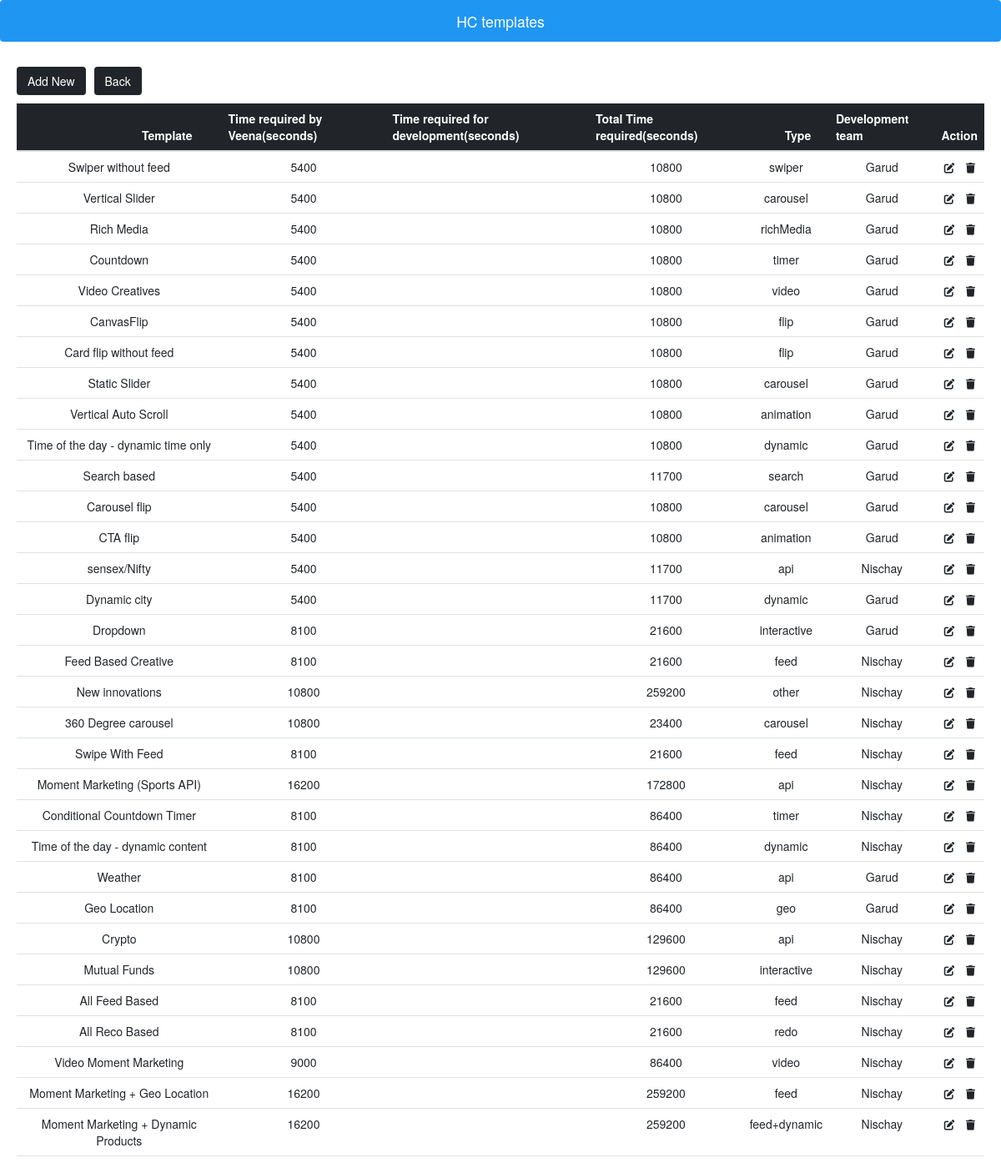
The app's page /tracker_update/index.php with its own data.
### tables this page shows
CREATE TABLE `hc_templates` (
  `sno` int(11) NOT NULL,
  `template` varchar(255) NOT NULL,
  `time_req_veena` int(100) NOT NULL,
  `time_req` int(100) NOT NULL,
  `type` varchar(255) NOT NULL,
  `development_assign` varchar(100) NOT NULL
);

### tracker_update/index.php (the view, shortened to what this page needs)
<!DOCTYPE html>
<html lang="en">
<head>
<link href="https://cdn.jsdelivr.net/npm/bootstrap@5.2.1/dist/css/bootstrap.min.css" rel="stylesheet">
<link rel="stylesheet" href="https://cdnjs.cloudflare.com/ajax/libs/font-awesome/6.2.0/css/all.min.css" />
</head>
<body>
<nav class="navbar navbar-light justify-content-center fs-3 mb-5" style="background-color:#2096f3;color:#fff">
HC templates
</nav>
<div style="margin:0 20px ">
    <a href="add_new.php" class="btn btn-dark mb-3">Add New</a><a href="../admin.php" style="margin-left:10px;" class="btn btn-dark mb-3">Back</a>
    <table class="table table-hover text-center">
  <thead class="table-dark">
    <tr>
      <th style="padding-left:150px">Template</th>
      <th>Time required by Veena(seconds)</th>
      <th>Time required for development(seconds)</th>
      <th>Total Time required(seconds)</th>
      <th style="padding-left:50px">Type</th>
      <th>Development team</th>
      <th>Action</th>
    </tr>
  </thead>
  <tbody>
    <?php
    include "../conn.php";
        $sql="SELECT * FROM `hc_templates`";
        $result=mysqli_query($connectDB,$sql);
        while($row=mysqli_fetch_assoc($result)){
            ?>
      <tr>
       <td><?php echo $row['template']?></td>
       <td><?php echo $row['time_req_veena']?></td>
       <td><?php echo $row['time_req_dev']?></td>
       <td><?php echo $row['time_req']?></td>
       <td><?php echo $row['type']?></td>
       <td><?php echo $row['development_assign']?></td>
      <td>
        <a href="edit.php?sno=<?php  echo $row['sno']?>" class="link-dark"><i class="fa-solid fa-pen-to-square fs-5 me-3"></i></a>
        <a href="delete.php?sno=<?php  echo $row['sno']?>" class="link-dark"><i class="fa-solid fa-trash fs-5"></i></a>
      </td>
    </tr>
    <?php
        }
    ?>
  </tbody>
</table>
</div>
</body>
</html>

### records on screen
hc_templates: template "Swiper without feed", time_req_veena "5400", time_req "10800", type "swiper", development_assign "Garud"
hc_templates: template "Vertical Slider", time_req_veena "5400", time_req "10800", type "carousel", development_assign "Garud"
hc_templates: template "Rich Media", time_req_veena "5400", time_req "10800", type "richMedia", development_assign "Garud"
hc_templates: template "Countdown", time_req_veena "5400", time_req "10800", type "timer", development_assign "Garud"
hc_templates: template "Video Creatives", time_req_veena "5400", time_req "10800", type "video", development_assign "Garud"
hc_templates: template "CanvasFlip", time_req_veena "5400", time_req "10800", type "flip", development_assign "Garud"
hc_templates: template "Card flip without feed", time_req_veena "5400", time_req "10800", type "flip", development_assign "Garud"
hc_templates: template "Static Slider", time_req_veena "5400", time_req "10800", type "carousel", development_assign "Garud"
hc_templates: template "Vertical Auto Scroll", time_req_veena "5400", time_req "10800", type "animation", development_assign "Garud"
hc_templates: template "Time of the day - dynamic time only", time_req_veena "5400", time_req "10800", type "dynamic", development_assign "Garud"
hc_templates: template "Search based", time_req_veena "5400", time_req "11700", type "search", development_assign "Garud"
hc_templates: template "Carousel flip", time_req_veena "5400", time_req "10800", type "carousel", development_assign "Garud"
hc_templates: template "CTA flip", time_req_veena "5400", time_req "10800", type "animation", development_assign "Garud"
hc_templates: template "sensex/Nifty", time_req_veena "5400", time_req "11700", type "api", development_assign "Nischay"
hc_templates: template "Dynamic city", time_req_veena "5400", time_req "11700", type "dynamic", development_assign "Garud"
hc_templates: template "Dropdown", time_req_veena "8100", time_req "21600", type "interactive", development_assign "Garud"
hc_templates: template "Feed Based Creative", time_req_veena "8100", time_req "21600", type "feed", development_assign "Nischay"
hc_templates: template "New innovations", time_req_veena "10800", time_req "259200", type "other", development_assign "Nischay"
hc_templates: template "360 Degree carousel", time_req_veena "10800", time_req "23400", type "carousel", development_assign "Nischay"
hc_templates: template "Swipe With Feed", time_req_veena "8100", time_req "21600", type "feed", development_assign "Nischay"
hc_templates: template "Moment Marketing (Sports API)", time_req_veena "16200", time_req "172800", type "api", development_assign "Nischay"
hc_templates: template "Conditional Countdown Timer", time_req_veena "8100", time_req "86400", type "timer", development_assign "Nischay"
hc_templates: template "Time of the day - dynamic content", time_req_veena "8100", time_req "86400", type "dynamic", development_assign "Nischay"
hc_templates: template "Weather", time_req_veena "8100", time_req "86400", type "api", development_assign "Garud"
hc_templates: template "Geo Location", time_req_veena "8100", time_req "86400", type "geo", development_assign "Garud"
hc_templates: template "Crypto", time_req_veena "10800", time_req "129600", type "api", development_assign "Nischay"
hc_templates: template "Mutual Funds", time_req_veena "10800", time_req "129600", type "interactive", development_assign "Nischay"
hc_templates: template "All Feed Based", time_req_veena "8100", time_req "21600", type "feed", development_assign "Nischay"
hc_templates: template "All Reco Based", time_req_veena "8100", time_req "21600", type "redo", development_assign "Nischay"
hc_templates: template "Video Moment Marketing", time_req_veena "9000", time_req "86400", type "video", development_assign "Nischay"
hc_templates: template "Moment Marketing + Geo Location", time_req_veena "16200", time_req "259200", type "feed", development_assign "Nischay"
hc_templates: template "Moment Marketing + Dynamic Products", time_req_veena "16200", time_req "259200", type "feed+dynamic", development_assign "Nischay"
